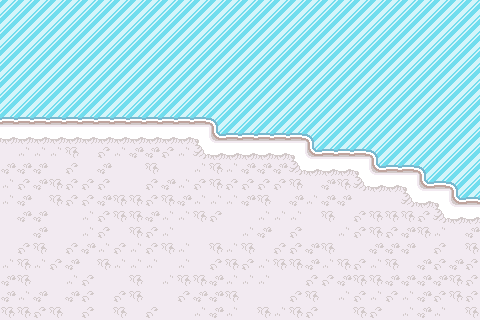

A level layout from a 2D game, rendered from its tile map. Below: a short description, then the map file with its tile-grid data intact:
An orthogonal 30x20 tile map with 16x16 px tiles, 1 tile layer (Tile Layer 1), 2 tilesets.

<map version="1.8" tiledversion="1.10.1" orientation="orthogonal" renderorder="right-down" width="30" height="20" tilewidth="16" tileheight="16" infinite="0" nextlayerid="2" nextobjectid="1">
 <properties>
  <property name="ambience" type="int" propertytype="Ambience" value="5" />
 </properties>
 <tileset firstgid="1" source="../tilesets/floor.tsx" />
 <tileset firstgid="573" source="../tilesets/water.tsx" />
 <layer id="1" name="Tile Layer 1" width="30" height="20">
  <data encoding="csv">
615,615,615,615,615,615,615,615,615,615,615,615,615,615,615,615,615,615,615,615,615,615,615,615,615,615,615,615,615,615,
615,615,615,615,615,615,615,615,615,615,615,615,615,615,615,615,615,615,615,615,615,615,615,615,615,615,615,615,615,615,
615,615,615,615,615,615,615,615,615,615,615,615,615,615,615,615,615,615,615,615,615,615,615,615,615,615,615,615,615,615,
615,615,615,615,615,615,615,615,615,615,615,615,615,615,615,615,615,615,615,615,615,615,615,615,615,615,615,615,615,615,
615,615,615,615,615,615,615,615,615,615,615,615,615,615,615,615,615,615,615,615,615,615,615,615,615,615,615,615,615,615,
615,615,615,615,615,615,615,615,615,615,615,615,615,615,615,615,615,615,615,615,615,615,615,615,615,615,615,615,615,615,
615,615,615,615,615,615,615,615,615,615,615,615,615,615,615,615,615,615,615,615,615,615,615,615,615,615,615,615,615,615,
643,643,643,643,643,643,643,643,643,643,643,643,643,620,615,615,615,615,615,615,615,615,615,615,615,615,615,615,615,615,
354,354,354,354,354,354,354,354,354,354,354,354,337,642,643,643,643,643,643,620,615,615,615,615,615,615,615,615,615,615,
419,423,423,423,420,419,421,423,422,422,421,423,353,354,354,354,354,354,337,642,643,643,643,620,615,615,615,615,615,615,
422,422,422,419,421,419,422,419,419,420,419,419,423,420,423,422,422,422,353,354,354,354,337,642,643,643,620,615,615,615,
423,421,422,420,421,421,421,419,419,421,422,423,421,420,421,421,421,421,420,419,422,420,353,354,354,337,642,643,620,615,
423,422,419,420,421,421,422,420,420,421,420,422,423,423,423,422,420,419,422,423,422,422,419,419,419,353,354,337,642,643,
419,422,422,419,419,423,421,420,420,422,423,423,420,421,419,419,423,423,423,419,420,419,421,420,420,420,421,353,354,354,
419,419,422,419,419,423,421,419,420,421,423,419,419,419,419,423,422,419,421,419,419,423,421,420,421,422,420,423,419,422,
419,421,420,419,421,422,423,421,423,421,420,423,419,420,423,420,419,421,421,422,420,419,419,422,422,422,419,421,419,420,
423,420,423,421,422,419,420,423,423,423,419,423,419,421,420,421,423,420,420,422,423,420,421,423,420,419,422,421,422,421,
422,420,419,419,423,421,419,419,420,419,423,420,420,422,423,423,423,419,419,421,421,422,420,420,422,422,422,422,420,421,
422,423,422,419,422,421,419,421,420,419,419,421,422,422,420,419,419,419,421,420,419,423,421,423,421,423,422,421,420,421,
420,420,421,420,419,421,419,420,419,421,419,419,423,422,423,419,420,423,420,421,419,419,420,421,419,423,422,423,419,420
</data>
 </layer>
</map>